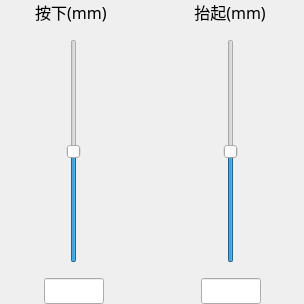
<?xml version="1.0" encoding="UTF-8"?>
<ui version="4.0">
 <class>ModuleLinear</class>
 <widget class="QFrame" name="ModuleLinear">
  <property name="geometry">
   <rect>
    <x>0</x>
    <y>0</y>
    <width>304</width>
    <height>304</height>
   </rect>
  </property>
  <property name="windowTitle">
   <string>Frame</string>
  </property>
  <layout class="QVBoxLayout" name="verticalLayout_3">
   <property name="leftMargin">
    <number>0</number>
   </property>
   <property name="topMargin">
    <number>0</number>
   </property>
   <property name="rightMargin">
    <number>0</number>
   </property>
   <property name="bottomMargin">
    <number>0</number>
   </property>
   <item>
    <layout class="QHBoxLayout" name="horizontalLayout_3">
     <property name="spacing">
      <number>10</number>
     </property>
     <item>
      <layout class="QVBoxLayout" name="verticalLayout">
       <property name="spacing">
        <number>15</number>
       </property>
       <item alignment="Qt::AlignmentFlag::AlignHCenter">
        <widget class="QLabel" name="labelTitleS1">
         <property name="font">
          <font>
           <family>MiSans</family>
           <pointsize>12</pointsize>
          </font>
         </property>
         <property name="text">
          <string>按下(mm) </string>
         </property>
         <property name="alignment">
          <set>Qt::AlignmentFlag::AlignCenter</set>
         </property>
        </widget>
       </item>
       <item alignment="Qt::AlignmentFlag::AlignHCenter">
        <widget class="QSlider" name="verticalSlider1">
         <property name="mouseTracking">
          <bool>true</bool>
         </property>
         <property name="tabletTracking">
          <bool>true</bool>
         </property>
         <property name="maximum">
          <number>4000</number>
         </property>
         <property name="singleStep">
          <number>5</number>
         </property>
         <property name="value">
          <number>2000</number>
         </property>
         <property name="orientation">
          <enum>Qt::Orientation::Vertical</enum>
         </property>
        </widget>
       </item>
       <item>
        <layout class="QHBoxLayout" name="horizontalLayout">
         <property name="spacing">
          <number>2</number>
         </property>
         <item>
          <widget class="QPushButton" name="pushButtonM1">
           <property name="text">
            <string/>
           </property>
           <property name="icon">
            <iconset resource="../res.qrc">
             <normaloff>:/images/rt/minus-normal.png</normaloff>:/images/rt/minus-normal.png</iconset>
           </property>
           <property name="flat">
            <bool>true</bool>
           </property>
          </widget>
         </item>
         <item>
          <widget class="QLineEdit" name="lineEditValue1">
           <property name="maximumSize">
            <size>
             <width>60</width>
             <height>16777215</height>
            </size>
           </property>
           <property name="font">
            <font>
             <family>MiSans</family>
             <pointsize>10</pointsize>
             <bold>false</bold>
            </font>
           </property>
           <property name="alignment">
            <set>Qt::AlignmentFlag::AlignCenter</set>
           </property>
          </widget>
         </item>
         <item>
          <widget class="QPushButton" name="pushButtonP1">
           <property name="text">
            <string/>
           </property>
           <property name="icon">
            <iconset resource="../res.qrc">
             <normaloff>:/images/rt/plug-normal.png</normaloff>:/images/rt/plug-normal.png</iconset>
           </property>
           <property name="flat">
            <bool>true</bool>
           </property>
          </widget>
         </item>
        </layout>
       </item>
      </layout>
     </item>
     <item>
      <layout class="QVBoxLayout" name="verticalLayout_2">
       <property name="spacing">
        <number>15</number>
       </property>
       <item alignment="Qt::AlignmentFlag::AlignHCenter">
        <widget class="QLabel" name="labelTitleS2">
         <property name="font">
          <font>
           <family>MiSans</family>
           <pointsize>12</pointsize>
          </font>
         </property>
         <property name="text">
          <string>抬起(mm)</string>
         </property>
         <property name="alignment">
          <set>Qt::AlignmentFlag::AlignCenter</set>
         </property>
        </widget>
       </item>
       <item alignment="Qt::AlignmentFlag::AlignHCenter">
        <widget class="QSlider" name="verticalSlider2">
         <property name="mouseTracking">
          <bool>true</bool>
         </property>
         <property name="tabletTracking">
          <bool>true</bool>
         </property>
         <property name="maximum">
          <number>4000</number>
         </property>
         <property name="singleStep">
          <number>5</number>
         </property>
         <property name="value">
          <number>2000</number>
         </property>
         <property name="orientation">
          <enum>Qt::Orientation::Vertical</enum>
         </property>
        </widget>
       </item>
       <item>
        <layout class="QHBoxLayout" name="horizontalLayout_2">
         <property name="spacing">
          <number>2</number>
         </property>
         <item>
          <widget class="QPushButton" name="pushButtonM2">
           <property name="text">
            <string/>
           </property>
           <property name="icon">
            <iconset resource="../res.qrc">
             <normaloff>:/images/rt/minus-normal.png</normaloff>:/images/rt/minus-normal.png</iconset>
           </property>
           <property name="flat">
            <bool>true</bool>
           </property>
          </widget>
         </item>
         <item>
          <widget class="QLineEdit" name="lineEditValue2">
           <property name="maximumSize">
            <size>
             <width>60</width>
             <height>16777215</height>
            </size>
           </property>
           <property name="font">
            <font>
             <family>MiSans</family>
             <pointsize>10</pointsize>
            </font>
           </property>
           <property name="alignment">
            <set>Qt::AlignmentFlag::AlignCenter</set>
           </property>
          </widget>
         </item>
         <item>
          <widget class="QPushButton" name="pushButtonP2">
           <property name="text">
            <string/>
           </property>
           <property name="icon">
            <iconset resource="../res.qrc">
             <normaloff>:/images/rt/plug-normal.png</normaloff>:/images/rt/plug-normal.png</iconset>
           </property>
           <property name="flat">
            <bool>true</bool>
           </property>
          </widget>
         </item>
        </layout>
       </item>
      </layout>
     </item>
    </layout>
   </item>
  </layout>
 </widget>
 <resources>
  <include location="../res.qrc"/>
 </resources>
 <connections/>
</ui>
